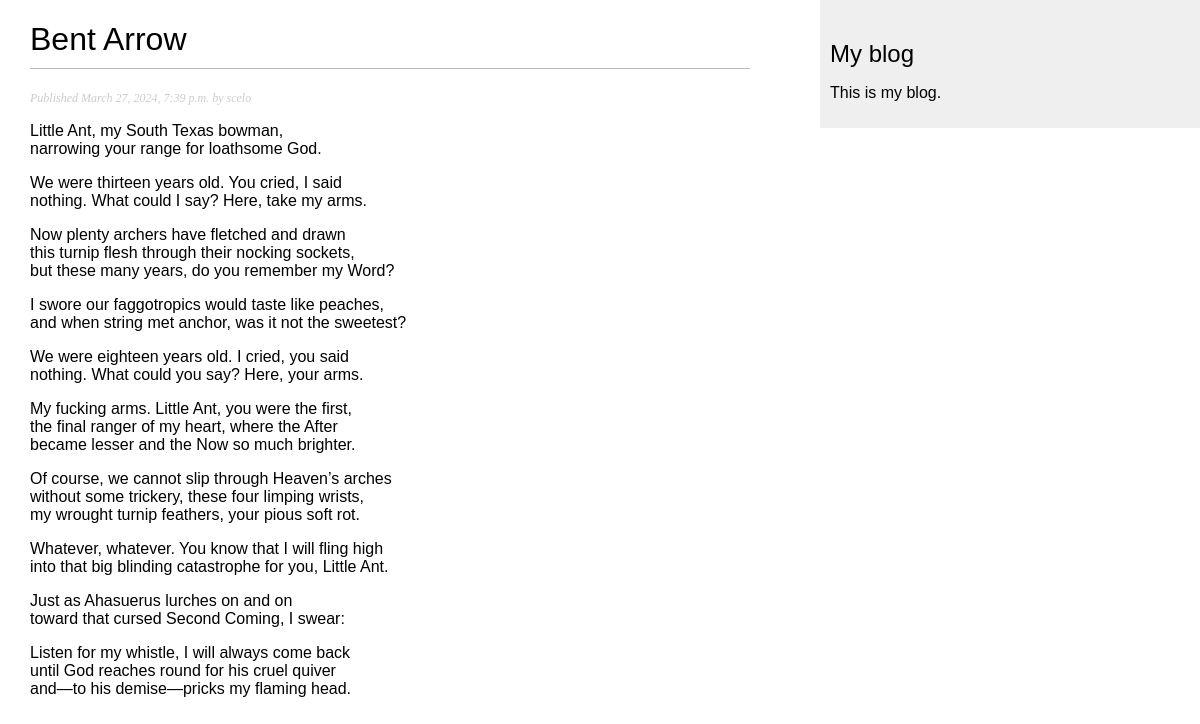
Page /blog/2024/3/27/bent-arrow/ on the committed database.
### blog/models.py (models this page shows, shortened)
class Post(models.Model):
    class Status(models.TextChoices):
        DRAFT='DF','Draft'
        PUBLISHED='PB','Published'
    title=models.CharField(max_length=250)
    slug=models.SlugField(max_length=250, unique_for_date='publish')
    body=models.TextField()
    author=models.ForeignKey(User,on_delete=models.CASCADE,related_name="blog_post")
    publish=models.DateTimeField(default=timezone.now)
    created=models.DateTimeField(auto_now_add=True)
    updated=models.DateTimeField(auto_now=True)
    status=models.CharField(max_length=2,choices=Status.choices,default=Status.DRAFT)
    objects=models.Manager()
    published=PublishedManager()
    class Meta:
        ordering=['-publish']
        indexes=[models.Index(fields=['-publish']),]

### blog/views.py (the view)
# urls.py: path('<int:year>/<int:month>/<int:day>/<slug:post>/',views.post_detail,name='post_detail'),
def post_detail(request, year, month, day , post):
    post = get_object_or_404(Post,
                             status=Post.Status.PUBLISHED,
                             slug=post,
                             publish__year=year,
                             publish__month=month,
                             publish__day=day)
    return render(request,
                  'blog/post/detail.html',
                  {'post': post})

### blog/templates/blog/post/detail.html (shortened to what this page needs)
{% extends "blog/base.html" %}
{% block content %}
  <h1>{{ post.title }}</h1>
  <p class="date">
    Published {{ post.publish }} by {{ post.author }}
  </p>
  {{ post.body|linebreaks }}
{% endblock %}

### blog/static/css/blog.css (style rules this page uses)
body { margin:0; padding:0; font-family:helvetica, sans-serif; }
h1 { font-weight:normal; border-bottom:1px solid #bbb; padding:0 0 10px 0; }
p.date { color:#ccc; font-family: georgia, serif; font-size: 12px; font-style: italic; }

### rows in the picture
Post: title "Bent Arrow", publish "March 27, 2024, 7:39 p.m.", author "scelo", body "Little Ant, my South Texas bowman, narrowing your range for loathsome God. We were thirteen years old. You cried, I said nothing. What could I say? Here, take my arms. Now plenty archers have fletched and drawn this turnip flesh through their nocking sockets, but these many years, do you remember my Word? I swore our faggotropics would taste like peaches, and when string met anchor, was it not the sweetest? We were eighteen years old. I cried, you said nothing. What could you say? Here, your arms. My fucking arms. Little Ant, you were the first, the final ranger of my heart, where the After became lesser and the Now so much brighter. Of course, we cannot slip through Heaven’s arches without…"
